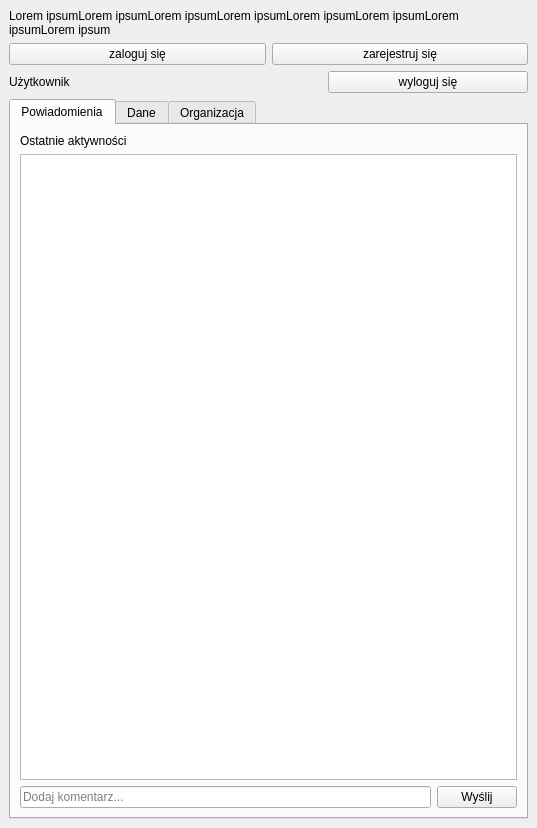
<?xml version="1.0" encoding="UTF-8"?>
<ui version="4.0">
 <class>dockwidget</class>
 <widget class="QDockWidget" name="dockwidget">
  <property name="geometry">
   <rect>
    <x>0</x>
    <y>0</y>
    <width>537</width>
    <height>828</height>
   </rect>
  </property>
  <property name="windowTitle">
   <string>GIS.Box Lite</string>
  </property>
  <widget class="QWidget" name="dockWidgetContents">
   <layout class="QVBoxLayout" name="verticalLayout">
    <item>
     <widget class="QLabel" name="info_label">
      <property name="text">
       <string>Lorem ipsumLorem ipsumLorem ipsumLorem ipsumLorem ipsumLorem ipsumLorem ipsumLorem ipsum</string>
      </property>
      <property name="wordWrap">
       <bool>true</bool>
      </property>
     </widget>
    </item>
    <item>
     <layout class="QHBoxLayout" name="horizontalLayout_10">
      <item>
       <widget class="QPushButton" name="login_button">
        <property name="minimumSize">
         <size>
          <width>0</width>
          <height>0</height>
         </size>
        </property>
        <property name="maximumSize">
         <size>
          <width>16777215</width>
          <height>16777215</height>
         </size>
        </property>
        <property name="text">
         <string>zaloguj się</string>
        </property>
       </widget>
      </item>
      <item>
       <widget class="QPushButton" name="register_button">
        <property name="minimumSize">
         <size>
          <width>200</width>
          <height>0</height>
         </size>
        </property>
        <property name="maximumSize">
         <size>
          <width>16777215</width>
          <height>16777215</height>
         </size>
        </property>
        <property name="text">
         <string>zarejestruj się</string>
        </property>
       </widget>
      </item>
     </layout>
    </item>
    <item>
     <layout class="QHBoxLayout" name="horizontalLayout_2">
      <item>
       <widget class="QLabel" name="user_info_label">
        <property name="text">
         <string>Użytkownik</string>
        </property>
       </widget>
      </item>
      <item>
       <widget class="QPushButton" name="logout_button">
        <property name="minimumSize">
         <size>
          <width>200</width>
          <height>0</height>
         </size>
        </property>
        <property name="maximumSize">
         <size>
          <width>200</width>
          <height>16777215</height>
         </size>
        </property>
        <property name="text">
         <string>wyloguj się</string>
        </property>
       </widget>
      </item>
     </layout>
    </item>
    <item>
     <widget class="QTabWidget" name="tabWidget">
      <property name="currentIndex">
       <number>0</number>
      </property>
      <widget class="QWidget" name="events_tab">
       <attribute name="title">
        <string>Powiadomienia</string>
       </attribute>
       <layout class="QVBoxLayout" name="verticalLayout_3">
        <item>
         <widget class="QLabel" name="recent_activities_label">
          <property name="text">
           <string>Ostatnie aktywności</string>
          </property>
         </widget>
        </item>
        <item>
         <widget class="QListView" name="events_listview"/>
        </item>
        <item>
         <layout class="QHBoxLayout" name="horizontalLayout_5">
          <item>
           <widget class="QLineEdit" name="comment_lineedit">
            <property name="placeholderText">
             <string>Dodaj komentarz...</string>
            </property>
           </widget>
          </item>
          <item>
           <widget class="QPushButton" name="add_comment_button">
            <property name="text">
             <string>Wyślij</string>
            </property>
           </widget>
          </item>
         </layout>
        </item>
       </layout>
      </widget>
      <widget class="QWidget" name="layers_tab">
       <attribute name="title">
        <string>Dane</string>
       </attribute>
       <layout class="QVBoxLayout" name="verticalLayout_2">
        <item>
         <widget class="QLabel" name="available_layers_label">
          <property name="text">
           <string>Dostępne warstwy</string>
          </property>
         </widget>
        </item>
        <item>
         <widget class="QLabel" name="layers_info_label">
          <property name="text">
           <string>lista warstw dostępnych dla Twojej organizacji</string>
          </property>
         </widget>
        </item>
        <item>
         <widget class="QListView" name="layers_listview">
          <property name="maximumSize">
           <size>
            <width>16777215</width>
            <height>200</height>
           </size>
          </property>
         </widget>
        </item>
        <item>
         <layout class="QHBoxLayout" name="horizontalLayout">
          <item>
           <widget class="QPushButton" name="import_layer_button">
            <property name="minimumSize">
             <size>
              <width>180</width>
              <height>0</height>
             </size>
            </property>
            <property name="maximumSize">
             <size>
              <width>180</width>
              <height>16777215</height>
             </size>
            </property>
            <property name="text">
             <string>Dodaj nową warstwę</string>
            </property>
           </widget>
          </item>
          <item>
           <spacer name="horizontalSpacer">
            <property name="orientation">
             <enum>Qt::Horizontal</enum>
            </property>
            <property name="sizeHint" stdset="0">
             <size>
              <width>40</width>
              <height>20</height>
             </size>
            </property>
           </spacer>
          </item>
          <item>
           <widget class="QPushButton" name="remove_layer_button">
            <property name="minimumSize">
             <size>
              <width>150</width>
              <height>0</height>
             </size>
            </property>
            <property name="maximumSize">
             <size>
              <width>150</width>
              <height>16777215</height>
             </size>
            </property>
            <property name="layoutDirection">
             <enum>Qt::LeftToRight</enum>
            </property>
            <property name="text">
             <string>Usuń warstwę</string>
            </property>
           </widget>
          </item>
         </layout>
        </item>
        <item>
         <widget class="QLabel" name="used_limit_label">
          <property name="text">
           <string>Wykorzystany limit:</string>
          </property>
         </widget>
        </item>
        <item>
         <widget class="QProgressBar" name="limit_progressbar">
          <property name="value">
           <number>0</number>
          </property>
         </widget>
        </item>
        <item>
         <spacer name="verticalSpacer">
          <property name="orientation">
           <enum>Qt::Vertical</enum>
          </property>
          <property name="sizeHint" stdset="0">
           <size>
            <width>20</width>
            <height>40</height>
           </size>
          </property>
         </spacer>
        </item>
       </layout>
      </widget>
      <widget class="QWidget" name="users_tab">
       <attribute name="title">
        <string>Organizacja</string>
       </attribute>
       <layout class="QVBoxLayout" name="verticalLayout_4">
        <item>
         <widget class="QLabel" name="org_members_label">
          <property name="text">
           <string>Współpracownicy</string>
          </property>
         </widget>
        </item>
        <item>
         <widget class="QTableView" name="users_tableview">
          <property name="maximumSize">
           <size>
            <width>16777215</width>
            <height>200</height>
           </size>
          </property>
         </widget>
        </item>
        <item>
         <layout class="QHBoxLayout" name="horizontalLayout_4" stretch="1,0,0">
          <item>
           <widget class="QPushButton" name="invite_user_button">
            <property name="minimumSize">
             <size>
              <width>180</width>
              <height>0</height>
             </size>
            </property>
            <property name="maximumSize">
             <size>
              <width>180</width>
              <height>16777215</height>
             </size>
            </property>
            <property name="text">
             <string>Zaproś Współpracownika</string>
            </property>
           </widget>
          </item>
          <item>
           <spacer name="horizontalSpacer_2">
            <property name="orientation">
             <enum>Qt::Horizontal</enum>
            </property>
            <property name="sizeHint" stdset="0">
             <size>
              <width>40</width>
              <height>20</height>
             </size>
            </property>
           </spacer>
          </item>
          <item>
           <widget class="QPushButton" name="remove_user_button">
            <property name="minimumSize">
             <size>
              <width>180</width>
              <height>0</height>
             </size>
            </property>
            <property name="maximumSize">
             <size>
              <width>180</width>
              <height>16777215</height>
             </size>
            </property>
            <property name="text">
             <string>Usuń Współpracownika</string>
            </property>
           </widget>
          </item>
         </layout>
        </item>
        <item>
         <spacer name="verticalSpacer_3">
          <property name="orientation">
           <enum>Qt::Vertical</enum>
          </property>
          <property name="sizeHint" stdset="0">
           <size>
            <width>20</width>
            <height>40</height>
           </size>
          </property>
         </spacer>
        </item>
       </layout>
      </widget>
     </widget>
    </item>
   </layout>
  </widget>
 </widget>
 <resources/>
 <connections/>
</ui>
